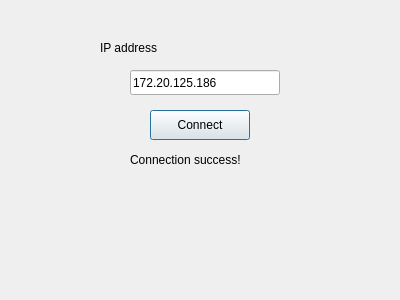
<?xml version="1.0" encoding="UTF-8"?>
<ui version="4.0">
 <class>Dialog</class>
 <widget class="QDialog" name="Dialog">
  <property name="geometry">
   <rect>
    <x>0</x>
    <y>0</y>
    <width>400</width>
    <height>300</height>
   </rect>
  </property>
  <property name="windowTitle">
   <string>Configuration</string>
  </property>
  <widget class="QPushButton" name="connectButton">
   <property name="geometry">
    <rect>
     <x>150</x>
     <y>110</y>
     <width>100</width>
     <height>30</height>
    </rect>
   </property>
   <property name="text">
    <string>Connect</string>
   </property>
  </widget>
  <widget class="QLineEdit" name="addrValue">
   <property name="geometry">
    <rect>
     <x>130</x>
     <y>70</y>
     <width>150</width>
     <height>25</height>
    </rect>
   </property>
   <property name="autoFillBackground">
    <bool>false</bool>
   </property>
   <property name="text">
    <string>172.20.125.186</string>
   </property>
  </widget>
  <widget class="QLabel" name="addrLabel">
   <property name="geometry">
    <rect>
     <x>100</x>
     <y>40</y>
     <width>91</width>
     <height>16</height>
    </rect>
   </property>
   <property name="text">
    <string>IP address</string>
   </property>
  </widget>
  <widget class="QLabel" name="connectedLabel">
   <property name="geometry">
    <rect>
     <x>130</x>
     <y>150</y>
     <width>150</width>
     <height>20</height>
    </rect>
   </property>
   <property name="text">
    <string>Connection success!</string>
   </property>
  </widget>
 </widget>
 <resources/>
 <connections/>
</ui>
